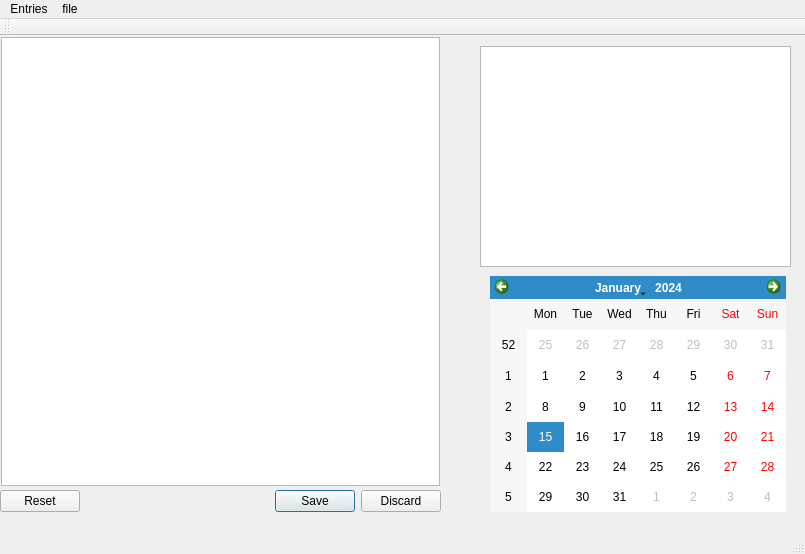
<?xml version="1.0" encoding="UTF-8"?>
<ui version="4.0">
 <class>MainWindow</class>
 <widget class="QMainWindow" name="MainWindow">
  <property name="geometry">
   <rect>
    <x>0</x>
    <y>0</y>
    <width>805</width>
    <height>554</height>
   </rect>
  </property>
  <property name="windowTitle">
   <string>MainWindow</string>
  </property>
  <widget class="QWidget" name="centralWidget">
   <widget class="QStackedWidget" name="stackedWidget">
    <property name="geometry">
     <rect>
      <x>-10</x>
      <y>-10</y>
      <width>461</width>
      <height>471</height>
     </rect>
    </property>
    <property name="currentIndex">
     <number>0</number>
    </property>
    <widget class="QWidget" name="listpage">
     <layout class="QGridLayout" name="gridLayout">
      <item row="0" column="0">
       <widget class="QListWidget" name="listWidget"/>
      </item>
     </layout>
    </widget>
    <widget class="QWidget" name="detailpage">
     <layout class="QGridLayout" name="gridLayout_3">
      <item row="7" column="2">
       <widget class="QPushButton" name="Button2">
        <property name="text">
         <string>Add a day </string>
        </property>
       </widget>
      </item>
      <item row="3" column="0">
       <widget class="QLabel" name="datelabel">
        <property name="text">
         <string> Date</string>
        </property>
       </widget>
      </item>
      <item row="1" column="0">
       <widget class="QLabel" name="themelabel">
        <property name="text">
         <string>Theme</string>
        </property>
       </widget>
      </item>
      <item row="8" column="0" colspan="2">
       <widget class="QLabel" name="assignmentlabel">
        <property name="text">
         <string>Assignment</string>
        </property>
       </widget>
      </item>
      <item row="8" column="2">
       <widget class="QPlainTextEdit" name="assignmentEdit"/>
      </item>
      <item row="1" column="2">
       <widget class="QLineEdit" name="themeEdit"/>
      </item>
      <item row="3" column="2">
       <widget class="QDateTimeEdit" name="expirationdateEdit"/>
      </item>
      <item row="0" column="0">
       <widget class="QLabel" name="classeslabel">
        <property name="text">
         <string>Name</string>
        </property>
       </widget>
      </item>
      <item row="0" column="2">
       <widget class="QLineEdit" name="nameEdit"/>
      </item>
      <item row="6" column="2">
       <widget class="QPushButton" name="Button1">
        <property name="text">
         <string>Add a week</string>
        </property>
       </widget>
      </item>
     </layout>
    </widget>
   </widget>
   <widget class="QTextEdit" name="textEdit">
    <property name="geometry">
     <rect>
      <x>480</x>
      <y>10</y>
      <width>311</width>
      <height>221</height>
     </rect>
    </property>
   </widget>
   <widget class="QCalendarWidget" name="calendarWidget">
    <property name="geometry">
     <rect>
      <x>490</x>
      <y>240</y>
      <width>296</width>
      <height>236</height>
     </rect>
    </property>
   </widget>
   <widget class="QDialogButtonBox" name="buttonBox">
    <property name="geometry">
     <rect>
      <x>0</x>
      <y>450</y>
      <width>441</width>
      <height>31</height>
     </rect>
    </property>
    <property name="standardButtons">
     <set>QDialogButtonBox::Discard|QDialogButtonBox::Reset|QDialogButtonBox::Save</set>
    </property>
   </widget>
  </widget>
  <widget class="QMenuBar" name="menuBar">
   <property name="geometry">
    <rect>
     <x>0</x>
     <y>0</y>
     <width>805</width>
     <height>26</height>
    </rect>
   </property>
   <widget class="QMenu" name="menuEntries">
    <property name="title">
     <string>Entries</string>
    </property>
    <addaction name="actionAdd"/>
    <addaction name="actionEdit"/>
    <addaction name="actionRemove"/>
   </widget>
   <widget class="QMenu" name="menuFile">
    <property name="title">
     <string>file</string>
    </property>
    <addaction name="actionNew"/>
    <addaction name="actionOpen"/>
   </widget>
   <addaction name="menuEntries"/>
   <addaction name="menuFile"/>
  </widget>
  <widget class="QToolBar" name="mainToolBar">
   <attribute name="toolBarArea">
    <enum>TopToolBarArea</enum>
   </attribute>
   <attribute name="toolBarBreak">
    <bool>false</bool>
   </attribute>
  </widget>
  <widget class="QStatusBar" name="statusBar"/>
  <action name="actionAdd">
   <property name="text">
    <string>Add</string>
   </property>
  </action>
  <action name="actionEdit">
   <property name="text">
    <string>Edit</string>
   </property>
  </action>
  <action name="actionRemove">
   <property name="text">
    <string>Remove</string>
   </property>
  </action>
  <action name="actionNew">
   <property name="text">
    <string>new</string>
   </property>
  </action>
  <action name="actionOpen">
   <property name="text">
    <string>open</string>
   </property>
  </action>
 </widget>
 <layoutdefault spacing="6" margin="11"/>
 <resources/>
 <connections/>
</ui>
